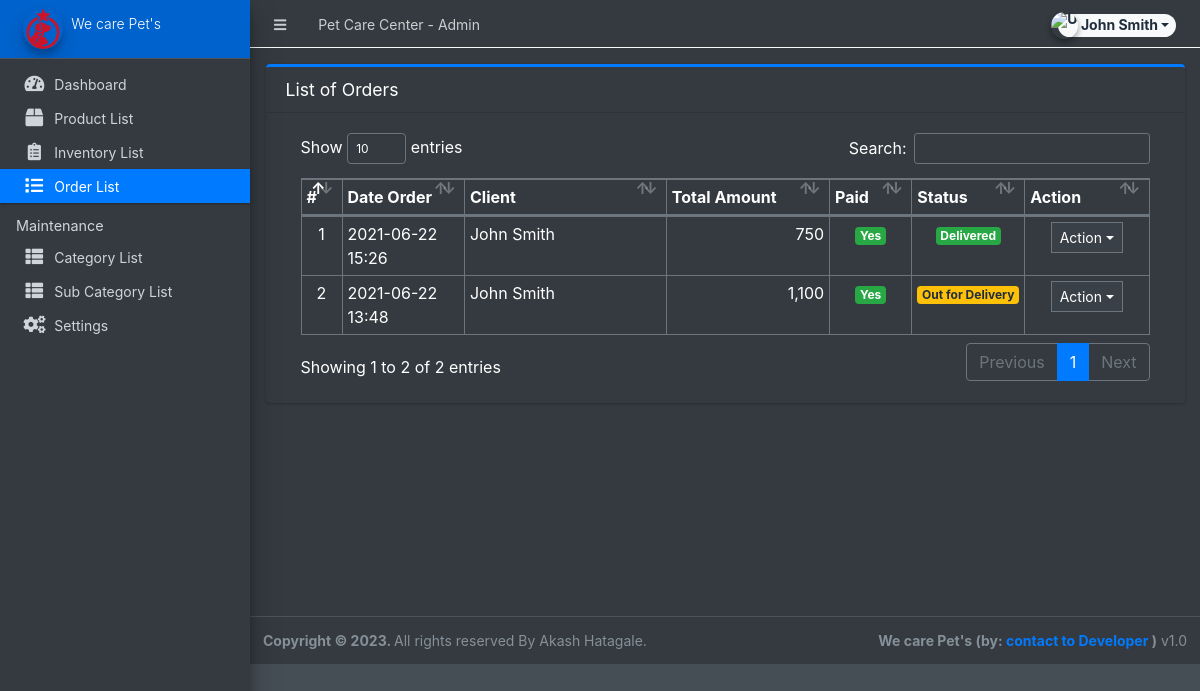
Page /admin/?page=orders (signed in) on the committed database.
### tables this page shows
CREATE TABLE `orders` (
  `id` int(30) NOT NULL,
  `client_id` int(30) NOT NULL,
  `delivery_address` text NOT NULL,
  `payment_method` varchar(100) NOT NULL,
  `amount` double NOT NULL,
  `status` tinyint(2) NOT NULL DEFAULT 0,
  `paid` tinyint(1) NOT NULL DEFAULT 0,
  `date_created` datetime NOT NULL DEFAULT current_timestamp(),
  `date_updated` datetime DEFAULT NULL ON UPDATE current_timestamp()
);

### config.php (called while the page is built, shortened)
<?php
require_once('classes/DBConnection.php');
require_once('classes/SystemSettings.php');
function validate_image($file){
	if(!empty($file)){
		if(is_file(base_app.$file)){
			return base_url.$file;
		}else{
			return base_url.'dist/img/no-image-available.png';
		}
	}else{
		return base_url.'dist/img/no-image-available.png';
	}
}
function isMobileDevice(){
    $aMobileUA = array(
        '/iphone/i' => 'iPhone',
        '/ipod/i' => 'iPod',
        '/ipad/i' => 'iPad',
        '/android/i' => 'Android',
        '/blackberry/i' => 'BlackBerry',
        '/webos/i' => 'Mobile'
    );
    return false;
}
?>

### classes/DBConnection.php (called while the page is built, shortened)
<?php
class DBConnection{
    private $host = DB_SERVER;
    private $username = DB_USERNAME;
    private $password = DB_PASSWORD;
    private $database = DB_NAME;
    public $conn;
    public function __construct(){
        if (!isset($this->conn)) {
            $this->conn = new mysqli($this->host, $this->username, $this->password, $this->database);
        }
    }
}
?>

### admin/orders/index.php (the view, shortened to what this page needs)
<div class="card card-outline card-primary">
	<div class="card-header">
		<h3 class="card-title">List of Orders</h3>
	</div>
	<div class="card-body">
		<div class="container-fluid">
        <div class="container-fluid">
			<table class="table table-bordered table-stripped">
				<colgroup>
					<col width="5%">
					<col width="15%">
					<col width="25%">
					<col width="20%">
					<col width="10%">
					<col width="10%">
					<col width="15%">
				</colgroup>
				<thead>
					<tr>
						<th>#</th>
						<th>Date Order</th>
						<th>Client</th>
						<th>Total Amount</th>
						<th>Paid</th>
						<th>Status</th>
						<th>Action</th>
					</tr>
				</thead>
				<tbody>
					<?php
					$i = 1;
						$qry = $conn->query("SELECT o.*,concat(c.firstname,' ',c.lastname) as client from `orders` o inner join clients c on c.id = o.client_id order by unix_timestamp(o.date_created) desc ");
						while($row = $qry->fetch_assoc()):
					?>
						<tr>
							<td class="text-center"><?php echo $i++; ?></td>
							<td><?php echo date("Y-m-d H:i",strtotime($row['date_created'])) ?></td>
							<td><?php echo $row['client'] ?></td>
							<td class="text-right"><?php echo number_format($row['amount']) ?></td>
							<td class="text-center">
                                <?php if($row['paid'] == 0): ?>
                                    <span class="badge badge-light">No</span>
                                <?php else: ?>
                                    <span class="badge badge-success">Yes</span>
                                <?php endif; ?>
                            </td>
							<td class="text-center">
                                <?php if($row['status'] == 0): ?>
                                    <span class="badge badge-light">Pending</span>
                                <?php elseif($row['status'] == 1): ?>
                                    <span class="badge badge-primary">Packed</span>
								<?php elseif($row['status'] == 2): ?>
                                    <span class="badge badge-warning">Out for Delivery</span>
								<?php elseif($row['status'] == 3): ?>
                                    <span class="badge badge-success">Delivered</span>
                                <?php else: ?>
                                    <span class="badge badge-danger">Cancelled</span>
                                <?php endif; ?>
                            </td>
							<td align="center">
								 <button type="button" class="btn btn-flat btn-default btn-sm dropdown-toggle dropdown-icon" data-toggle="dropdown">
				                  		Action
				                  </button>
							</td>
						</tr>
					<?php endwhile; ?>
				</tbody>
			</table>
		</div>
		</div>
	</div>
</div>

### admin/inc/header.php (shortened to what this page needs)
<head>
    <link rel="stylesheet" href="<?php echo base_url ?>plugins/fontawesome-free/css/all.min.css">
    <link rel="stylesheet" href="<?php echo base_url ?>plugins/tempusdominus-bootstrap-4/css/tempusdominus-bootstrap-4.min.css">
  <link rel="stylesheet" href="<?php echo base_url ?>plugins/datatables-bs4/css/dataTables.bootstrap4.min.css">
  <link rel="stylesheet" href="<?php echo base_url ?>plugins/datatables-responsive/css/responsive.bootstrap4.min.css">
  <link rel="stylesheet" href="<?php echo base_url ?>plugins/datatables-buttons/css/buttons.bootstrap4.min.css">
  <link rel="stylesheet" href="<?php echo base_url ?>plugins/select2/css/select2.min.css">
  <link rel="stylesheet" href="<?php echo base_url ?>plugins/select2-bootstrap4-theme/select2-bootstrap4.min.css">
    <link rel="stylesheet" href="<?php echo base_url ?>plugins/icheck-bootstrap/icheck-bootstrap.min.css">
    <link rel="stylesheet" href="<?php echo base_url ?>plugins/jqvmap/jqvmap.min.css">
    <link rel="stylesheet" href="<?php echo base_url ?>dist/css/adminlte.css">
    <link rel="stylesheet" href="<?php echo base_url ?>dist/css/custom.css">
    <link rel="stylesheet" href="<?php echo base_url ?>plugins/overlayScrollbars/css/OverlayScrollbars.min.css">
    <link rel="stylesheet" href="<?php echo base_url ?>plugins/daterangepicker/daterangepicker.css">
    <link rel="stylesheet" href="<?php echo base_url ?>plugins/summernote/summernote-bs4.min.css">
  <link rel="stylesheet" href="<?php echo base_url ?>plugins/sweetalert2-theme-bootstrap-4/bootstrap-4.min.css">
  </head>

### admin/inc/topBarNav.php (shortened to what this page needs)
<nav class="main-header navbar navbar-expand navbar-dark border border-light border-top-0  border-left-0 border-right-0 navbar-light text-sm">
  <ul class="navbar-nav">
    <li class="nav-item">
    <a class="nav-link" data-widget="pushmenu" href="#" role="button"><i class="fas fa-bars"></i></a>
    </li>
    <li class="nav-item d-none d-sm-inline-block">
      <a href="<?php echo base_url ?>" class="nav-link"><?php echo (!isMobileDevice()) ? $_settings->info('name'):$_settings->info('short_name'); ?> - Admin</a>
    </li>
  </ul>
  <ul class="navbar-nav ml-auto">
    <li class="nav-item">
      <div class="btn-group nav-link">
            <button type="button" class="btn btn-rounded badge badge-light dropdown-toggle dropdown-icon" data-toggle="dropdown">
              <span><img src="<?php echo validate_image($_settings->userdata('avatar')) ?>" class="img-circle elevation-2 user-img" alt="User Image"></span>
              <span class="ml-3"><?php echo ucwords($_settings->userdata('firstname').' '.$_settings->userdata('lastname')) ?></span>
            </button>
        </div>
    </li>
  </ul>
</nav>

### admin/inc/navigation.php (shortened to what this page needs)
<aside class="main-sidebar sidebar-dark-primary elevation-4 sidebar-no-expand">
  <a href="<?php echo base_url ?>admin" class="brand-link bg-primary text-sm">
  <img src="<?php echo validate_image($_settings->info('logo'))?>" alt="Store Logo" class="brand-image img-circle elevation-3" style="opacity: .8;width: 2.5rem;height: 2.5rem;max-height: unset">
  <span class="brand-text font-weight-light"><?php echo $_settings->info('short_name') ?></span>
  </a>
  <div class="sidebar os-host os-theme-light os-host-overflow os-host-overflow-y os-host-resize-disabled os-host-transition os-host-scrollbar-horizontal-hidden">
    <div class="os-content-glue" style="margin: 0px -8px; width: 249px; height: 646px;"></div>
    <div class="os-padding">
      <div class="os-viewport os-viewport-native-scrollbars-invisible" style="overflow-y: scroll;">
        <div class="os-content" style="padding: 0px 8px; height: 100%; width: 100%;">
          <nav class="mt-4">
             <ul class="nav nav-pills nav-sidebar flex-column text-sm nav-compact nav-flat nav-child-indent nav-collapse-hide-child" data-widget="treeview" role="menu" data-accordion="false">
              <li class="nav-item dropdown">
                <a href="./" class="nav-link nav-home">
                  <i class="nav-icon fas fa-tachometer-alt"></i>
                  <p>
                    Dashboard
                  </p>
                </a>
              </li>
              <li class="nav-item dropdown">
                <a href="<?php echo base_url ?>admin/?page=product" class="nav-link nav-product">
                  <i class="nav-icon fas fa-box"></i>
                  <p>
                    Product List
                  </p>
                </a>
              </li>
              <li class="nav-item dropdown">
                <a href="<?php echo base_url ?>admin/?page=inventory" class="nav-link nav-inventory">
                  <i class="nav-icon fas fa-clipboard-list"></i>
                  <p>
                    Inventory List
                  </p>
                </a>
              </li>
              <li class="nav-item dropdown">
                <a href="<?php echo base_url ?>admin/?page=orders" class="nav-link nav-orders">
                  <i class="nav-icon fas fa-list"></i>
                  <p>
                    Order List
                  </p>
                </a>
              </li>
              <li class="nav-header">Maintenance</li>
              <li class="nav-item dropdown">
                <a href="<?php echo base_url ?>admin/?page=maintenance/category" class="nav-link nav-maintenance/category">
                  <i class="nav-icon fas fa-th-list"></i>
                  <p>
                    Category List
                  </p>
                </a>
              </li>
              <li class="nav-item dropdown">
                <a href="<?php echo base_url ?>admin/?page=maintenance/sub_category" class="nav-link nav-maintenance/sub_category">
                  <i class="nav-icon fas fa-th-list"></i>
                  <p>
                    Sub Category List
                  </p>
                </a>
              </li>
              <li class="nav-item dropdown">
                <a href="<?php echo base_url ?>admin/?page=system_info" class="nav-link nav-system_info">
                  <i class="nav-icon fas fa-cogs"></i>
                  <p>
                    Settings
                  </p>
                </a>
              </li>
            </ul>
          </nav>
        </div>
      </div>
    </div>
  </div>
</aside>

### admin/inc/footer.php (shortened to what this page needs)
<footer class="main-footer text-sm">
        <strong>Copyright © <?php echo date('Y') ?>.
        </strong>
        All rights reserved By Akash Hatagale.
        <div class="float-right d-none d-sm-inline-block">
          <b><?php echo $_settings->info('short_name') ?> (by: <a href="hatagaleakash2@gmail.com" target="blank">contact to Developer</a> )</b> v1.0
        </div>
      </footer>
    </div>

### admin/inc/topBarNav.php (style rules this page uses)
.user-img { position: absolute; height: 27px; width: 27px; object-fit: cover; left: -7%; top: -12%; }
.btn-rounded { border-radius: 50px; }

### rows in the picture
orders: date_created "2021-06-22 15:26", client "John Smith", amount "750", paid "Yes", status "Delivered"
orders: date_created "2021-06-22 13:48", client "John Smith", amount "1,100", paid "Yes", status "Out for Delivery"

### other values in the picture
$_settings->info('name') "Pet Care Center"
$_settings->userdata('firstname').' '.$_settings->userdata('lastname') "John Smith"
$_settings->info('short_name') "We care Pet's"
